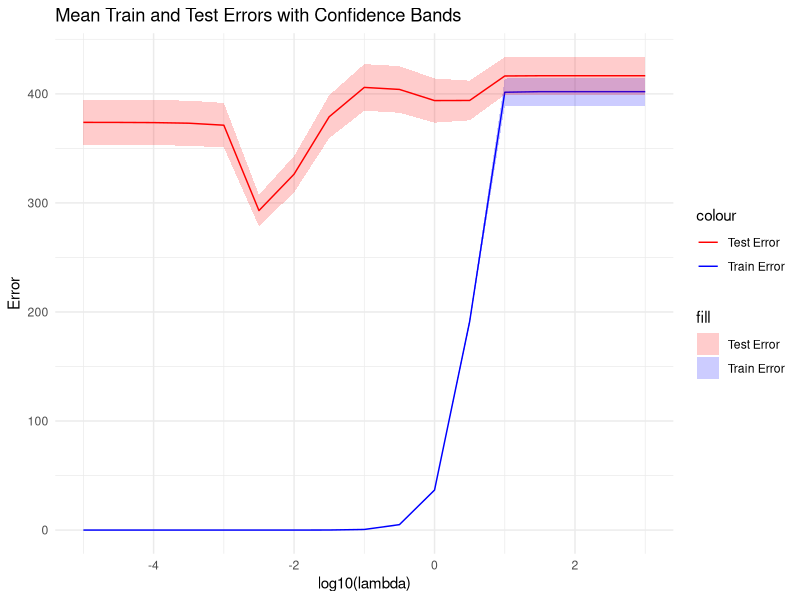
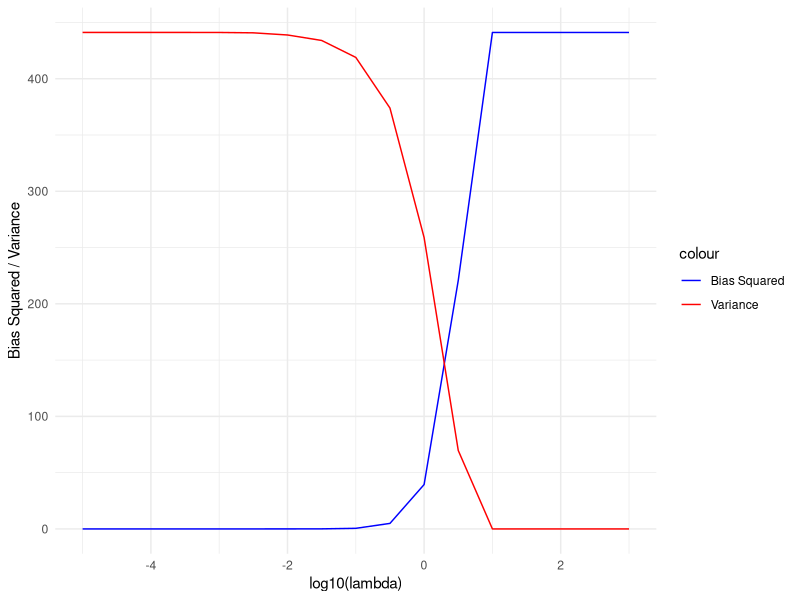
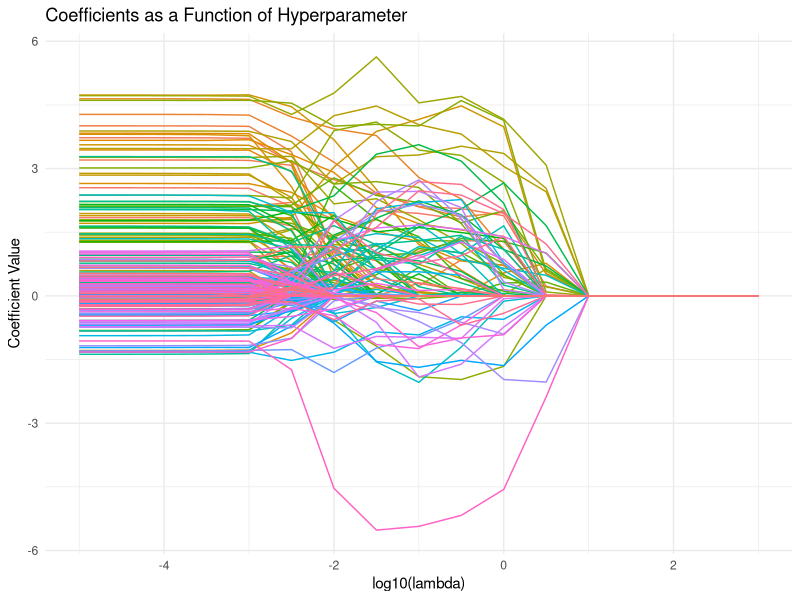

These charts were generated, in order, by the following R code:
## ---- chunk 1
# Load required libraries
library(glmnet)
library(caret)
library(ggplot2)
library(reshape2)

# Set the seed for reproducibility
set.seed(123)

# Define the number of observations and relevant features
num_features_total <- 200
num_examples_total <- 100

num_trials <- 100
prop_relevant_features <- 0.5
prop_train_examples <- 0.7
ci_level <- 0.95

# Define a range of regularization parameters
lambda_seq <- 10^seq(-5, 3, by = 0.5)

# Create empty matrices to store the results
train_errors <- matrix(0, nrow = num_trials, ncol = length(lambda_seq))
test_errors <- matrix(0, nrow = num_trials, ncol = length(lambda_seq))


num_relevant_features <- prop_relevant_features * num_features_total
num_train_examples <- prop_train_examples * num_examples_total 



# Perform the trials
for (i in 1:num_trials) {
  # Generate the feature matrix
  X <- matrix(rnorm(num_features_total * num_examples_total), ncol = num_features_total)
  
  # Generate the true coefficients
  true_coefficients <- c(rep(2, num_relevant_features), rep(0, (num_features_total - num_relevant_features)))
  
  # Generate the target variable
  y <- X %*% true_coefficients + rnorm(num_examples_total)
  
  # Convert data to a dataframe
  data <- data.frame(y, X)
  
  # Split the data into training and testing sets
  train_index <- createDataPartition(data$y, p = prop_train_examples, list = FALSE)
  train_data <- data[train_index, ]
  test_data <- data[-train_index, ]
  
  # Create an empty matrix to store the coefficients
  coefficients <- matrix(0, nrow = length(lambda_seq), ncol = dim(train_data[, -1])[2])  
  
  # Lists to store the errors for this trial
  trial_train_errors <- vector("numeric", length(lambda_seq))
  trial_test_errors <- vector("numeric", length(lambda_seq))
  bias_squared <- vector("numeric", length(lambda_seq))
  variance <- vector("numeric", length(lambda_seq))
  
  # Perform Lasso regression for each lambda value
  for (j in seq_along(lambda_seq)) {
    # Train the Lasso model
    lasso_model <- glmnet(x = as.matrix(train_data[, -1]), y = train_data$y, alpha = 1, lambda = lambda_seq[j])
    
    # Make predictions on the training set
    train_predictions <- predict(lasso_model, newx = as.matrix(train_data[, -1]))
    
    # Compute the training error
    trial_train_errors[j] <- mean((train_data$y - train_predictions)^2)
    
    # Make predictions on the test set
    test_predictions <- predict(lasso_model, newx = as.matrix(test_data[, -1]))
    
    # Compute the test error
    trial_test_errors[j] <- mean((test_data$y - test_predictions)^2)
    
    # Compute the bias squared
    bias_squared[j] <- mean((train_predictions - train_data$y)^2)
    
    # Compute the variance
    variance[j] <- mean((train_predictions - mean(train_predictions))^2)
    
    # Store the coefficients for this lambda value
    coefficients[j, ] <- coef(lasso_model)[-1]

  }
  
  
  # Store the errors for this trial in the matrices
  train_errors[i, ] <- trial_train_errors
  test_errors[i, ] <- trial_test_errors

}

# Calculate the mean and standard deviation of the train and test errors
mean_train_errors <- apply(train_errors, 2, mean)
mean_test_errors <- apply(test_errors, 2, mean)
sd_train_errors <- apply(train_errors, 2, sd)
sd_test_errors <- apply(test_errors, 2, sd)

# Create a data frame with lambda and errors
error_data <- data.frame(lambda = lambda_seq, TrainError = mean_train_errors, TestError = mean_test_errors, TrainSE = sd_train_errors, TestSE = sd_test_errors)

## ---- chunk 2
# Plot the train and test errors with confidence bands
ggplot(error_data,aes(x = log10(lambda))) +
  geom_line(aes(y = TrainError, color = "Train Error")) +
  geom_ribbon(aes(ymin = TrainError - qnorm(0.5*(1 + ci_level)) * TrainSE/sqrt(num_trials - 1), ymax = TrainError + qnorm(0.5*(1 + ci_level)) * TrainSE/sqrt(num_trials - 1), fill = "Train Error"), alpha = 0.2) +
  geom_line(aes(y = TestError, color = "Test Error")) +
  geom_ribbon(aes(ymin = TestError - qnorm(0.5*(1 + ci_level)) * TestSE/sqrt(num_trials - 1), ymax = TestError + qnorm(0.5*(1 + ci_level)) * TestSE/sqrt(num_trials - 1), fill = "Test Error"), alpha = 0.2) +
  scale_color_manual(values = c("Train Error" = "blue", "Test Error" = "red")) +
  scale_fill_manual(values = c("Train Error" = "blue", "Test Error" = "red")) +
  labs(x = "log10(lambda)", y = "Error", title = "Mean Train and Test Errors with Confidence Bands") +
  theme_minimal() 
## ---- chunk 3
# Create a data frame with lambda and bias/variance
bias_variance_data <- data.frame(lambda = lambda_seq, BiasSquared = bias_squared, Variance = variance)

# Plot the bias squared and variance
ggplot(bias_variance_data, aes(x = log10(lambda))) +
  geom_line(aes(y = BiasSquared, color = "Bias Squared")) +
  geom_line(aes(y = Variance, color = "Variance")) +
  scale_color_manual(values = c("Bias Squared" = "blue", "Variance" = "red")) +
  labs(x = "log10(lambda)", y = "Bias Squared / Variance") +
  theme_minimal()
## ---- chunk 4
# Create a data frame with lambda and coefficients
coefficients_data <- data.frame(lambda = lambda_seq, coefficients)

# Melt the data frame to long format for plotting
melted_coefficients <- reshape2::melt(coefficients_data, id.vars = "lambda")

# Plot the coefficients as a function of the hyperparameter
ggplot(melted_coefficients, aes(x = log10(lambda), y = value, color = variable)) +
  geom_line() +
  labs(x = "log10(lambda)", y = "Coefficient Value", title = "Coefficients as a Function of Hyperparameter") +
  theme_minimal() + theme(legend.position = "none")
